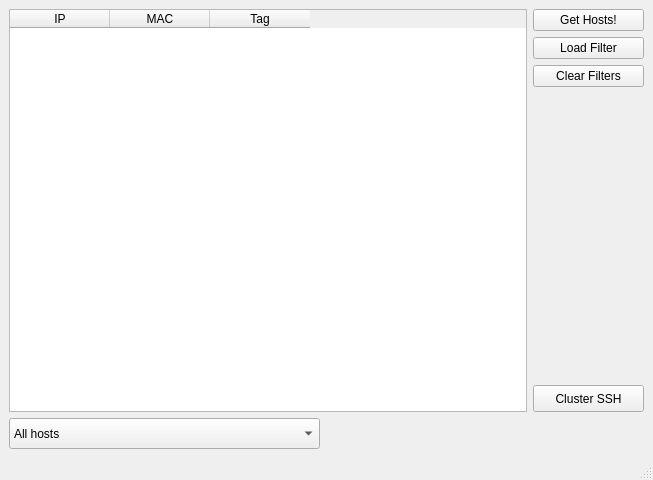
<ui version="4.0" >
 <class>MainWindow</class>
 <widget class="QMainWindow" name="MainWindow" >
  <property name="geometry" >
   <rect>
    <x>0</x>
    <y>0</y>
    <width>653</width>
    <height>480</height>
   </rect>
  </property>
  <property name="windowTitle" >
   <string>MainWindow</string>
  </property>
  <widget class="QWidget" name="centralwidget" >
   <property name="geometry" >
    <rect>
     <x>0</x>
     <y>29</y>
     <width>653</width>
     <height>429</height>
    </rect>
   </property>
   <layout class="QGridLayout" name="gridLayout" >
    <item row="0" column="0" colspan="2" >
     <layout class="QHBoxLayout" name="horizontalLayout" >
      <item>
       <widget class="QTableWidget" name="hostList" >
        <column>
         <property name="text" >
          <string>IP</string>
         </property>
        </column>
        <column>
         <property name="text" >
          <string>MAC</string>
         </property>
        </column>
        <column>
         <property name="text" >
          <string>Tag</string>
         </property>
        </column>
       </widget>
      </item>
      <item>
       <layout class="QVBoxLayout" name="verticalLayout" >
        <item>
         <widget class="QPushButton" name="buttonHosts" >
          <property name="text" >
           <string>Get Hosts!</string>
          </property>
         </widget>
        </item>
        <item>
         <widget class="QPushButton" name="buttonFilter" >
          <property name="text" >
           <string>Load Filter</string>
          </property>
         </widget>
        </item>
        <item>
         <widget class="QPushButton" name="buttonClearFilters" >
          <property name="text" >
           <string>Clear Filters</string>
          </property>
         </widget>
        </item>
        <item>
         <spacer name="verticalSpacer" >
          <property name="orientation" >
           <enum>Qt::Vertical</enum>
          </property>
          <property name="sizeHint" stdset="0" >
           <size>
            <width>69</width>
            <height>188</height>
           </size>
          </property>
         </spacer>
        </item>
        <item>
         <widget class="QPushButton" name="buttonCluster" >
          <property name="minimumSize" >
           <size>
            <width>111</width>
            <height>27</height>
           </size>
          </property>
          <property name="text" >
           <string>Cluster SSH</string>
          </property>
         </widget>
        </item>
       </layout>
      </item>
     </layout>
    </item>
    <item row="1" column="0" >
     <widget class="QComboBox" name="filterBox" >
      <property name="minimumSize" >
       <size>
        <width>311</width>
        <height>31</height>
       </size>
      </property>
      <item>
       <property name="text" >
        <string>All hosts</string>
       </property>
      </item>
     </widget>
    </item>
    <item row="1" column="1" >
     <spacer name="horizontalSpacer" >
      <property name="orientation" >
       <enum>Qt::Horizontal</enum>
      </property>
      <property name="sizeHint" stdset="0" >
       <size>
        <width>314</width>
        <height>20</height>
       </size>
      </property>
     </spacer>
    </item>
   </layout>
  </widget>
  <widget class="QMenuBar" name="menubar" >
   <property name="geometry" >
    <rect>
     <x>0</x>
     <y>0</y>
     <width>653</width>
     <height>29</height>
    </rect>
   </property>
  </widget>
  <widget class="QStatusBar" name="statusbar" >
   <property name="geometry" >
    <rect>
     <x>0</x>
     <y>458</y>
     <width>653</width>
     <height>22</height>
    </rect>
   </property>
  </widget>
 </widget>
 <resources/>
 <connections/>
</ui>
